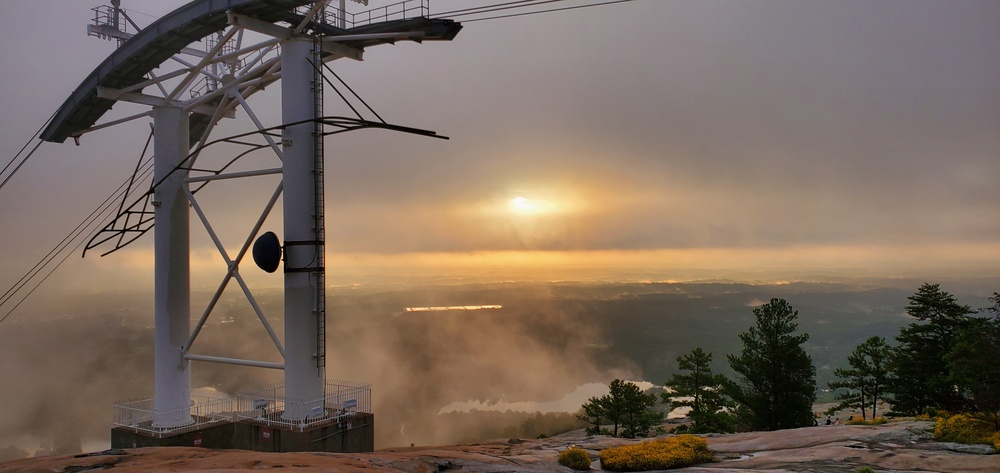
#> input picture test.jpg, 1000 x 473 px, shrunk from 4032 x 1908 before the run
$ python LBP.py
#> lines starting #> are read from the running program, lines starting #| are printed output that depends on the picture
import cv2


def Local_Binary_Pattern(gray):
    newImage = gray.copy()
    row, column = gray.shape
    for r in range(row):
        for c in range(column):
            computing_val = 0
            if (r >= 1) and (c >= 1) and (r + 1 < row) and (c + 1 < column):
                if gray[r - 1][c - 1] >= gray[r][c]:    # top left
                    computing_val += 1
                if gray[r - 1][c] >= gray[r][c]:        # top
                    computing_val += 2
                if gray[r - 1][c + 1] >= gray[r][c]:    # top right
                    computing_val += 4
                if gray[r][c + 1] >= gray[r][c]:        # right
                    computing_val += 8
                if gray[r + 1][c + 1] >= gray[r][c]:    # bottom right
                    computing_val += 16
                if gray[r + 1][c] >= gray[r][c]:        # bottom
                    computing_val += 32
                if gray[r + 1][c - 1] >= gray[r][c]:    # bottom left
                    computing_val += 64
                if gray[r][c - 1] >= gray[r][c]:        # left
                    computing_val += 128
                newImage[r][c] = computing_val
                # print(newImage[r][c])
            else:
                continue
    return newImage


"""
    [x-1][y-1] [x-1][y] [x-1][y+1]
    [x][y-1]   [x][y]   [x][y+1]
    [x+1][y-1] [x+1][y] [x+1][y+1]
"""

image_path = input('Enter path of the image: ')
#> the answer given: test.jpg
image = cv2.imread(image_path)
#> image is the input picture: shape (473, 1000, 3); mean B, G, R 92.5, 104.4, 120.4
gray = cv2.cvtColor(image, cv2.COLOR_BGR2GRAY)
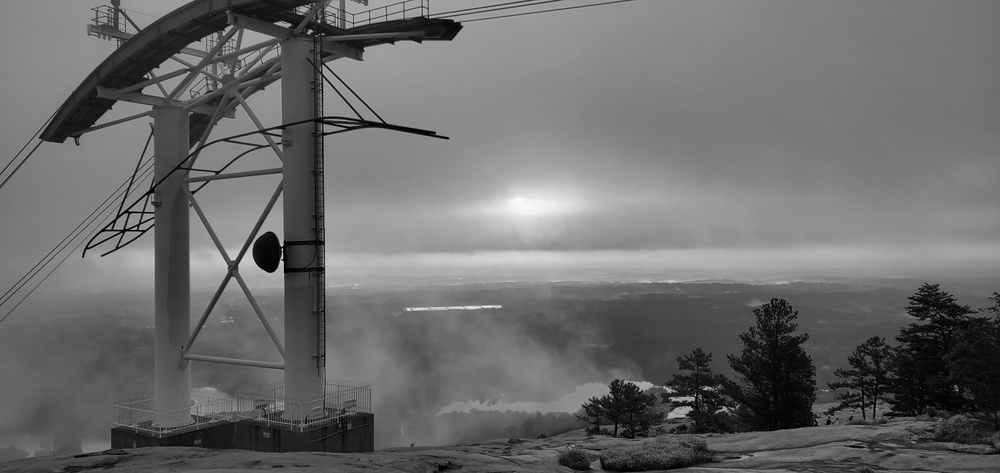
#> gray: shape (473, 1000); min 0, max 250, mean 107.8
#x, y = gray.shape
#print(x, " x -> y ", y)

calculated_image = Local_Binary_Pattern(gray)
#> after the loop in Local_Binary_Pattern, `for r in range(row):`:
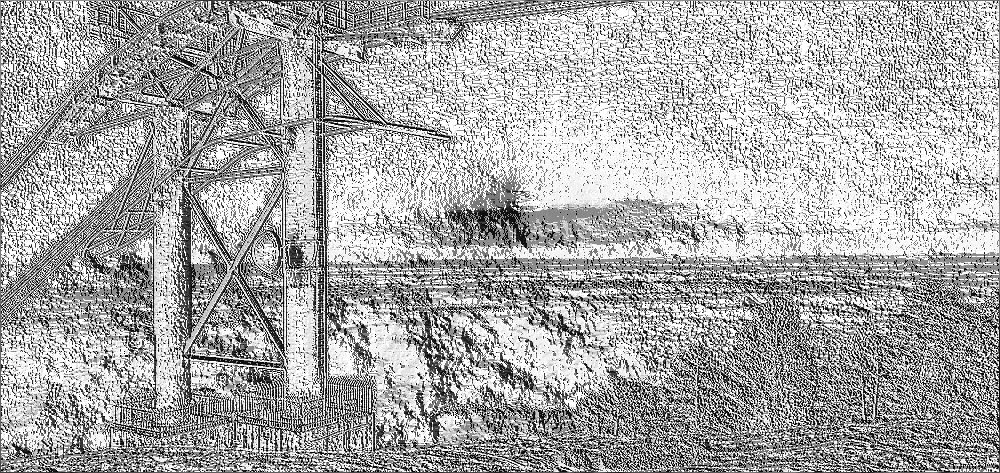
#> newImage: shape (473, 1000); min 0, max 255, mean 168.3
# print(calculated_image)

cv2.imshow('Local Binary Pattern on the image', calculated_image)
cv2.waitKey(0)
cv2.destroyAllWindows()

name_to_save = input('Enter the name for the new image: ')
#> the answer given: out.png
cv2.imwrite(name_to_save, calculated_image)

$ run again, on iOS.jpg
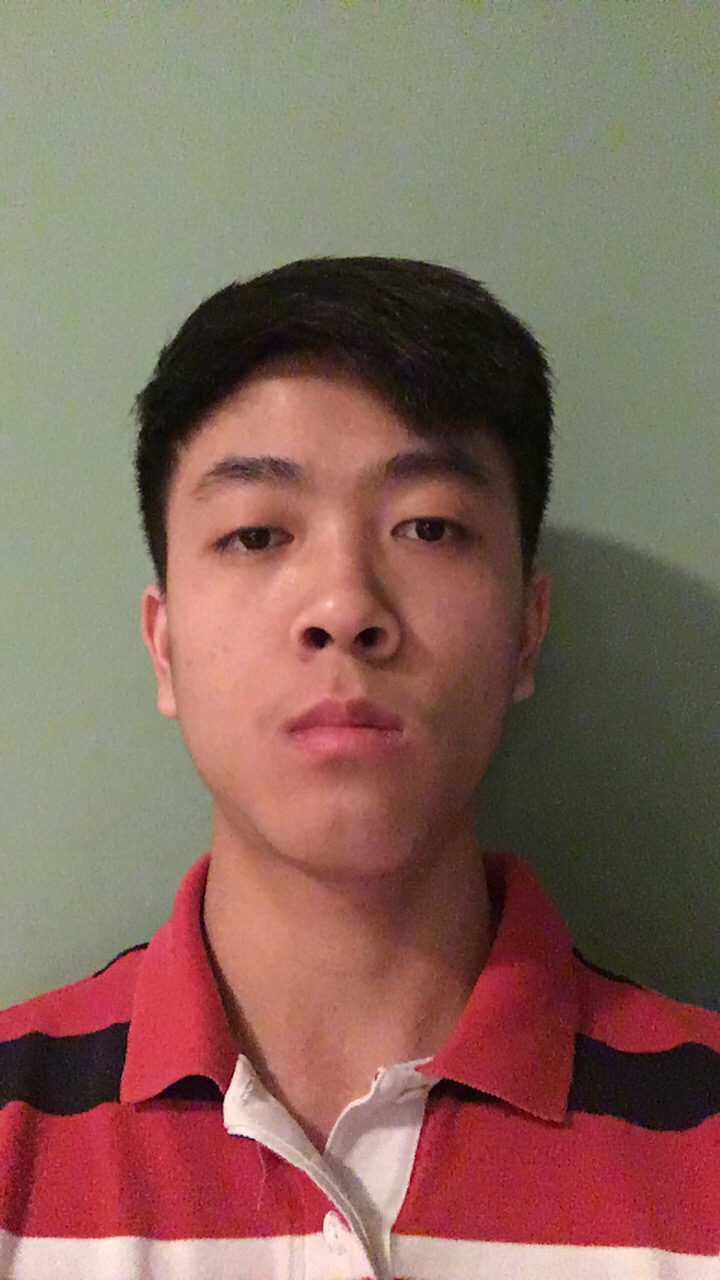
#> input picture iOS.jpg, 720 x 1280 px
#> image is the input picture: shape (1280, 720, 3); mean B, G, R 92.8, 104.6, 134.5
#> `gray = cv2.cvtColor(image, cv2.COLOR_BGR2GRAY)`:
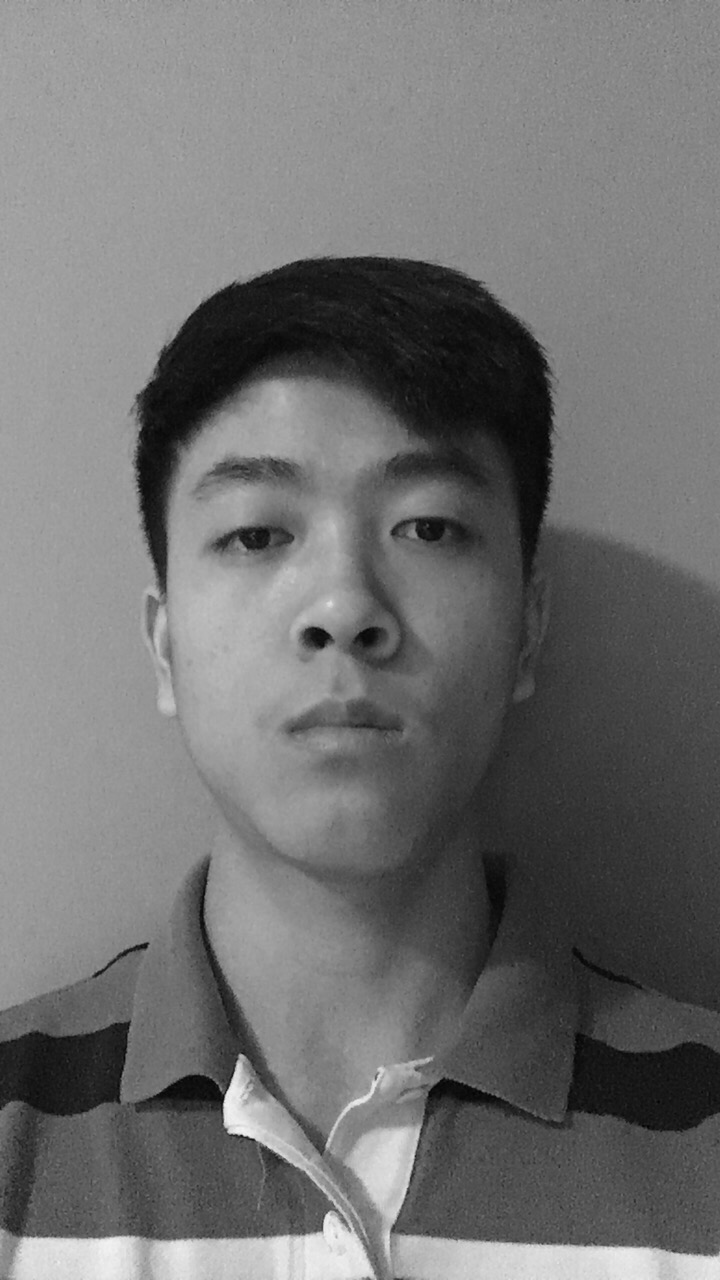
#> gray: shape (1280, 720); min 3, max 243, mean 112.2
#> after the loop in Local_Binary_Pattern, `for r in range(row):`:
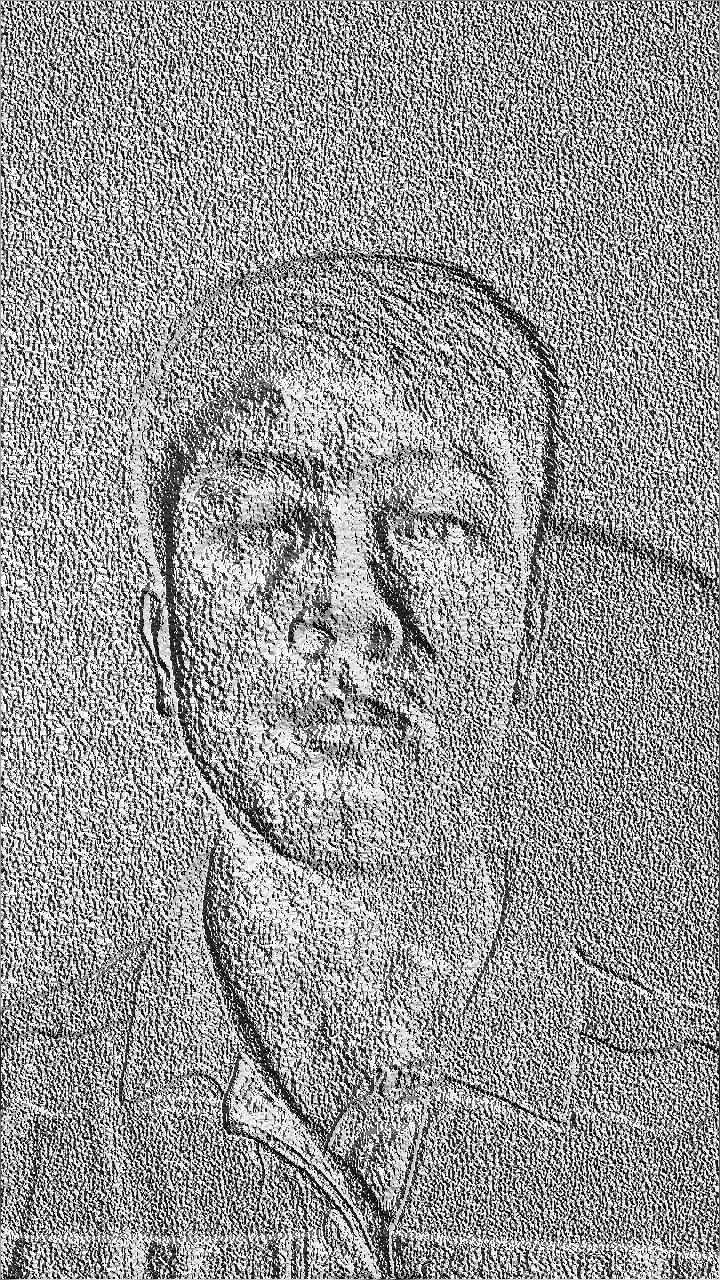
#> newImage: shape (1280, 720); min 0, max 255, mean 150.6
